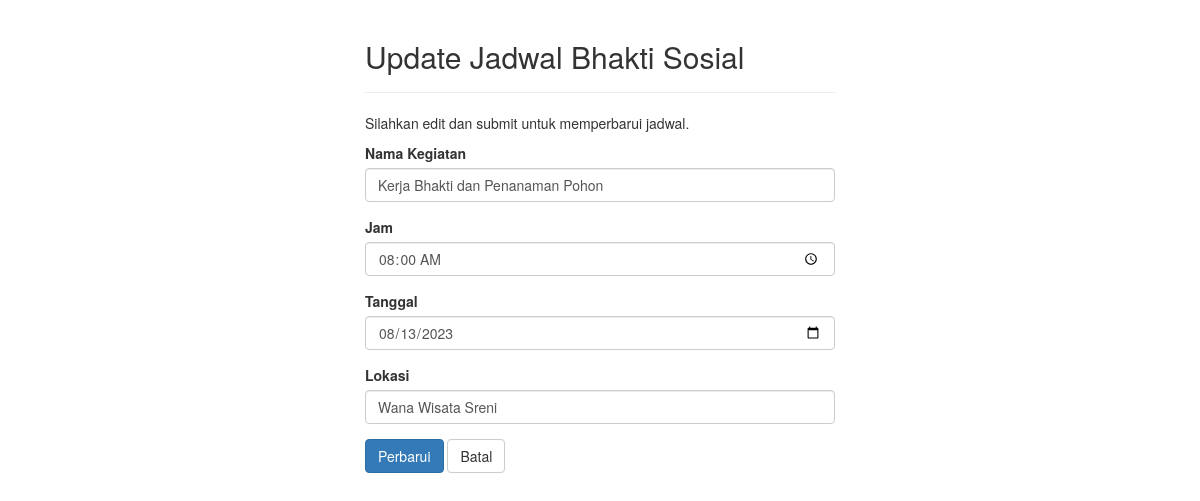
The app's page /jadwal_baksos/update.php?id=1 with its own data.
### tables this page shows
CREATE TABLE `tb_jadwal1` (
  `id` int(10) NOT NULL,
  `nama` varchar(255) NOT NULL,
  `waktu` varchar(6) NOT NULL,
  `tanggal` date NOT NULL,
  `lokasi` varchar(255) NOT NULL
);

### jadwal_baksos/update.php (the view, shortened to what this page needs)
<?php
require_once "koneksi.php";
$nama = $waktu = $tanggal = $lokasi = "";
$nama_err = $waktu_err = $tanggal_err = $lokasi_err = "";
if ($_SERVER["REQUEST_METHOD"] == "POST") {
    $input_nama = trim($_POST["nama"]);
    if (empty($input_nama)) {
        $nama_err = "Mohon masukkan nama kegiatan.";
    } else {
        $nama = $input_nama;
    }
    $input_waktu = trim($_POST["waktu"]);
    if (empty($input_waktu)) {
        $waktu_err = "Mohon masukkan waktu pelaksanaan.";
    } else {
        $waktu_timestamp = strtotime($input_waktu);
        if ($waktu_timestamp === false) {
            $waktu_err = "Mohon masukkan waktu yang valid dengan format HH:MM.";
        } else {
            $waktu = date("H:i", $waktu_timestamp);
        }
    }
    $input_tanggal = trim($_POST["tanggal"]);
    if (empty($input_tanggal)) {
        $tanggal_err = "Mohon masukkan tanggal.";
    } else {
        $parsed_date = date_parse_from_format("Y-m-d", $input_tanggal);
        if ($parsed_date["error_count"] > 0 || !checkdate($parsed_date["month"], $parsed_date["day"], $parsed_date["year"])) {
            $tanggal_err = "Mohon masukkan tanggal yang valid dengan format YYYY-MM-DD.";
        } else {
            $tanggal = $input_tanggal;
        }
    }
    $input_lokasi = trim($_POST["lokasi"]);
    if (empty($input_lokasi)) {
        $lokasi_err = "Mohon masukkan lokasi.";
    } else {
        $lokasi = $input_lokasi;
    }
    if (empty($nama_err) && empty($waktu_err) && empty($tanggal_err) && empty($lokasi_err)) {
        $sql = "UPDATE tb_jadwal1 SET nama = ?, waktu = ?, tanggal = ?, lokasi = ? WHERE id = ?";
        if ($stmt = mysqli_prepare($link, $sql)) {
            mysqli_stmt_bind_param($stmt, "ssssi", $param_nama, $param_waktu, $param_tanggal, $param_lokasi, $param_id);
            $param_nama = $nama;
            $param_waktu = $waktu;
            $param_tanggal = $tanggal;
            $param_lokasi = $lokasi;
            $param_id = $_GET["id"];
            if (mysqli_stmt_execute($stmt)) {
                header("location: index.php");
                exit();
            } else {
                echo "Ada yang tidak beres. Silahkan coba lagi nanti.";
            }
        }
        mysqli_stmt_close($stmt);
    }
    mysqli_close($link);
} else {
    if (isset($_GET["id"]) && !empty(trim($_GET["id"]))) {
        $sql = "SELECT * FROM tb_jadwal1 WHERE id = ?";
        if ($stmt = mysqli_prepare($link, $sql)) {
            mysqli_stmt_bind_param($stmt, "i", $param_id);
            if (mysqli_stmt_execute($stmt)) {
                $result = mysqli_stmt_get_result($stmt);
                if (mysqli_num_rows($result) == 1) {
                    $row = mysqli_fetch_array($result, MYSQLI_ASSOC);
                    $nama = $row["nama"];
                    $waktu = $row["waktu"];
                    $tanggal = $row["tanggal"];
                    $lokasi = $row["lokasi"];
                } else {
                    header("location: ../error.php");
                    exit();
                }
            } else {
                echo "Ups! Ada yang tidak beres. Silahkan coba lagi nanti.";
            }
        }
    } else {
        header("location: ../error.php");
        exit();
    }
}
?>
<!DOCTYPE html>
<html lang="en">
<head>
    <link rel="stylesheet" href="https://maxcdn.bootstrapcdn.com/bootstrap/3.3.7/css/bootstrap.css">
</head>
<body>
    <div class="wrapper">
        <div class="container-fluid">
            <div class="row">
                <div class="col-md-12">
                    <div class="page-header">
                        <h2>Update Jadwal Bhakti Sosial</h2>
                    </div>
                    <p>Silahkan edit dan submit untuk memperbarui jadwal.</p>
                    <form action="<?php echo htmlspecialchars($_SERVER["PHP_SELF"] . "?id=" . $_GET["id"]); ?>" method="post">
                        <div class="form-group <?php echo (!empty($nama_err)) ? 'has-error' : ''; ?>">
                            <label>Nama Kegiatan</label>
                            <input type="text" name="nama" class="form-control" value="<?php echo $nama; ?>">
                        </div>
                        <div class="form-group <?php echo (!empty($waktu_err)) ? 'has-error' : ''; ?>">
                            <label>Jam</label>
                            <input type="time" name="waktu" class="form-control" value="<?php echo $waktu; ?>">
                        </div>
                        <div class="form-group <?php echo (!empty($tanggal_err)) ? 'has-error' : ''; ?>">
                            <label>Tanggal</label>
                            <input type="date" name="tanggal" class="form-control" value="<?php echo $tanggal; ?>">
                        </div>
                        <div class="form-group <?php echo (!empty($lokasi_err)) ? 'has-error' : ''; ?>">
                            <label>Lokasi</label>
                            <input type="text" name="lokasi" class="form-control" value="<?php echo $lokasi; ?>">
                        </div>
                        <input type="submit" class="btn btn-primary" value="Perbarui">
                        <a href="index.php" class="btn btn-default">Batal</a>
                    </form>
                </div>
            </div>
        </div>
    </div>
</body>
</html>

### jadwal_baksos/update.php (style rules this page uses)
.wrapper { width: 500px; margin: 0 auto; }

### records on screen
tb_jadwal1: nama "Kerja Bhakti dan Penanaman Pohon", waktu "08:00", tanggal "08/13/2023", lokasi "Wana Wisata Sreni"
